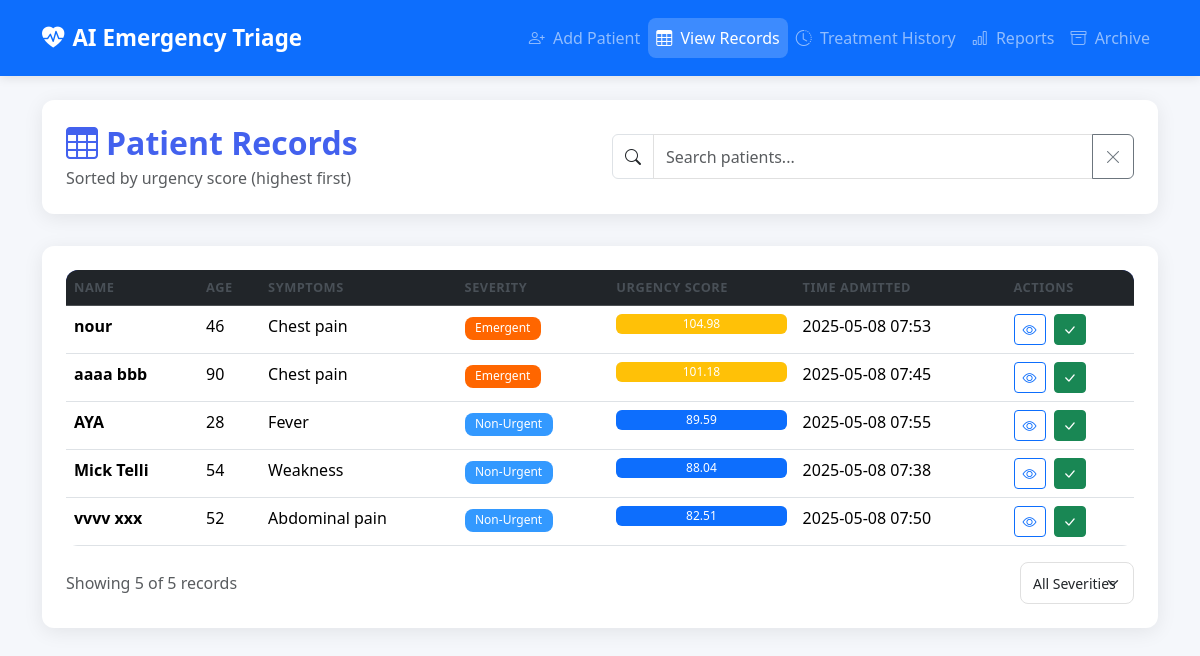
Page /records on the committed database.
### app.py (models this page shows)
class Patient(db.Model):
    id = db.Column(db.Integer, primary_key=True)
    name = db.Column(db.String(100), nullable=False)
    age = db.Column(db.Integer, nullable=False)
    gender = db.Column(db.Integer, nullable=False)
    symptoms = db.Column(db.String(200), nullable=False)
    severity = db.Column(db.String(50), nullable=False)
    score = db.Column(db.Float, nullable=False)
    timestamp = db.Column(db.DateTime, default=datetime.utcnow)
    treated = db.Column(db.Boolean, default=False, nullable=False)
    treated_at = db.Column(db.DateTime)
    temperature = db.Column(db.Float)
    heart_rate = db.Column(db.Integer)
    blood_pressure = db.Column(db.String(20))
    respiratory_rate = db.Column(db.Integer)
    spo2 = db.Column(db.Integer)
    glasgow = db.Column(db.Integer)
    consciousness = db.Column(db.String(50))
    chest_pain_type = db.Column(db.Integer)
    cholesterol = db.Column(db.Integer)
    exercise_angina = db.Column(db.Integer)
    plasma_glucose = db.Column(db.Integer)
    skin_thickness = db.Column(db.Integer)
    bmi = db.Column(db.Float)
    risk_factors = db.Column(db.String(200))
    hypertension = db.Column(db.Integer)
    heart_disease = db.Column(db.Integer)
    massive_bleeding = db.Column(db.Integer)
    respiratory_distress = db.Column(db.Integer)
    residence_type = db.Column(db.String(50))
    smoking_status = db.Column(db.String(50))

### app.py (the view)
@app.route('/records')
def records():
    severity_order = case(
        {
            'Resuscitation': 1,
            'Emergent': 2,
            'Urgent': 3,
            'Less Urgent': 4,
            'Non-Urgent': 5
        },
        value=Patient.severity
    )
    try:
        if hasattr(Patient, 'treated'):
            patients = Patient.query.filter_by(treated=False)\
                .order_by(severity_order, Patient.score.desc())\
                .all()
        else:
            patients = Patient.query.order_by(severity_order, Patient.score.desc()).all()
    except Exception as e:
        print(f"Error querying patients: {e}")
        patients = Patient.query.order_by(Patient.score.desc()).all()
    return render_template('records.html', patients=patients)

### templates/records.html (shortened to what this page needs)
<!DOCTYPE html>
<html lang="en">
<head>
    <link href="https://cdn.jsdelivr.net/npm/bootstrap@5.3.3/dist/css/bootstrap.min.css" rel="stylesheet">
    <link rel="stylesheet" href="https://cdn.jsdelivr.net/npm/bootstrap-icons@1.11.1/font/bootstrap-icons.css">
</head>
<body>
    <nav class="navbar navbar-expand-lg navbar-dark bg-primary mb-4">
        <div class="container">
            <a class="navbar-brand" href="/">
                <i class="bi bi-heart-pulse-fill"></i> AI Emergency Triage
            </a>
            <div class="collapse navbar-collapse" id="navbarNav">
                <div class="navbar-nav ms-auto">
                    <a class="nav-link" href="/"><i class="bi bi-person-plus me-1"></i> Add Patient</a>
                    <a class="nav-link active" href="/records"><i class="bi bi-table me-1"></i> View Records</a>
                    <a class="nav-link" href="/history"><i class="bi bi-clock-history me-1"></i> Treatment History</a>
                    <a class="nav-link" href="/reports"><i class="bi bi-bar-chart me-1"></i> Reports</a>
                    <a class="nav-link" href="/archive"><i class="bi bi-archive me-1"></i> Archive</a>
                </div>
            </div>
        </div>
    </nav>
    <div class="container">
        <div class="page-header">
            <div class="row align-items-center">
                <div class="col-md-6">
                    <h2><i class="bi bi-table me-2"></i>Patient Records</h2>
                    <p class="text-muted mb-0 mt-1">Sorted by urgency score (highest first)</p>
                </div>
                <div class="col-md-6">
                    <div class="input-group">
                        <span class="input-group-text bg-white"><i class="bi bi-search"></i></span>
                        <input type="text" class="form-control" placeholder="Search patients..." id="searchInput">
                        <button class="btn btn-outline-secondary" type="button" id="clearSearch">
                            <i class="bi bi-x-lg"></i>
                        </button>
                    </div>
                </div>
            </div>
        </div>
        <div class="table-container">
            <div class="table-responsive">
                <table class="table table-hover" id="recordsTable">
                    <thead class="table-dark">
                        <tr>
                            <th>Name</th>
                            <th>Age</th>
                            <th>Symptoms</th>
                            <th>Severity</th>
                            <th>Urgency Score</th>
                            <th>Time Admitted</th>
                            <th>Actions</th>
                        </tr>
                    </thead>
                    <tbody>
                        {% for patient in patients %}
                        <tr>
                            <td class="fw-semibold">{{ patient.name }}</td>
                            <td>{{ patient.age }}</td>
                            <td>{{ patient.symptoms }}</td>
                            <td>
                                <span class="badge
                                    {% if patient.severity == 'Resuscitation' %}badge-resuscitation
                                    {% elif patient.severity == 'Emergent' %}badge-emergent
                                    {% elif patient.severity == 'Urgent' %}badge-urgent
                                    {% elif patient.severity == 'Less Urgent' %}badge-less-urgent
                                    {% elif patient.severity == 'Non-Urgent' %}badge-non-urgent{% endif %}">
                                    {{ patient.severity }}
                                </span>
                            </td>
                            <td>
                                <div class="progress" style="height: 20px;">
                                    <div class="progress-bar
                                        {% if patient.severity == 'Resuscitation' %}bg-danger
                                        {% elif patient.severity == 'Emergent' %}bg-warning
                                        {% elif patient.severity == 'Urgent' %}bg-info
                                        {% elif patient.severity == 'Less Urgent' %}bg-success
                                        {% elif patient.severity == 'Non-Urgent' %}bg-primary{% endif %}"
                                        role="progressbar"
                                        style="width: {{ (patient.score / 10 * 100) }}%"
                                        aria-valuenow="{{ patient.score }}"
                                        aria-valuemin="0"
                                        aria-valuemax="10">
                                        {{ "%.2f"|format(patient.score) }}
                                    </div>
                                </div>
                            </td>
                            <td>{{ patient.timestamp.strftime('%Y-%m-%d %H:%M') }}</td>
                            <td>
                                <div class="d-flex gap-2">
                                    <a href="/patient/{{ patient.id }}" class="btn btn-sm btn-outline-primary">
                                        <i class="bi bi-eye"></i>
                                    </a>
                                    {% if not patient.treated is defined or not patient.treated %}
                                    <form action="/mark_treated/{{ patient.id }}" method="POST" class="d-inline">
                                        <button type="submit" class="btn btn-sm btn-success">
                                            <i class="bi bi-check-lg"></i>
                                        </button>
                                    </form>
                                    {% endif %}
                                </div>
                            </td>
                        </tr>
                        {% endfor %}
                    </tbody>
                </table>
            </div>
            <div class="d-flex justify-content-between align-items-center mt-3">
                <div class="text-muted">
                    Showing <span id="visibleRows">{{ patients|length }}</span> of {{ patients|length }} records
                </div>
                <div>
                    <select class="form-select form-select-sm d-inline-block w-auto" id="severityFilter">
                        <option value="">All Severities</option>
                    </select>
                </div>
            </div>
        </div>
    </div>
</body>
</html>

### templates/records.html (style rules this page uses)
:root { --primary-color: #4361ee; --primary-hover: #3a56d4; --secondary-color: #f8f9fa; --card-shadow: 0 4px 20px rgba(0, 0, 0, 0.08); --border-radius: 12px; }
body { background-color: #f5f7fb; font-family: 'Segoe UI', Roboto, 'Helvetica Neue', sans-serif; }
.badge-emergent { background-color: #ff6600; color: white; }
.badge-non-urgent { background-color: #3399ff; color: white; }
.navbar { box-shadow: 0 2px 10px rgba(0, 0, 0, 0.1); padding: 1rem 0; }
.navbar-brand { font-weight: 700; font-size: 1.4rem; display: flex; align-items: center; gap: 0.5rem; }
.nav-link { font-weight: 500; padding: 0.5rem 1rem; border-radius: 8px; transition: all 0.2s; }
.nav-link.active { background-color: rgba(255, 255, 255, 0.2); }
.page-header { background: white; border-radius: var(--border-radius); box-shadow: var(--card-shadow); padding: 1.5rem; margin-bottom: 2rem; }
h2 { color: var(--primary-color); font-weight: 600; margin-bottom: 0; }
.table-container { background: white; border-radius: var(--border-radius); box-shadow: var(--card-shadow); padding: 1.5rem; overflow-x: auto; }
.table { margin-bottom: 0; }
.table thead th { border-bottom-width: 1px; font-weight: 600; color: #495057; text-transform: uppercase; font-size: 0.8rem; letter-spacing: 0.5px; }
.table-dark { background-color: var(--primary-color); }
.table > :not(:first-child) { border-top: none; }
.badge { font-weight: 500; padding: 0.35rem 0.65rem; border-radius: 8px; }
.table-responsive { border-radius: var(--border-radius); }
.form-control, .form-select { border-radius: 8px; padding: 0.6rem 0.75rem; border: 1px solid #e0e0e0; transition: all 0.2s; }

### rows in the picture
Patient: name "nour", age "46", symptoms "Chest pain", severity "Emergent", score "104.98", timestamp "2025-05-08 07:53"
Patient: name "aaaa bbb", age "90", symptoms "Chest pain", severity "Emergent", score "101.18", timestamp "2025-05-08 07:45"
Patient: name "AYA", age "28", symptoms "Fever", severity "Non-Urgent", score "89.59", timestamp "2025-05-08 07:55"
Patient: name "Mick Telli", age "54", symptoms "Weakness", severity "Non-Urgent", score "88.04", timestamp "2025-05-08 07:38"
Patient: name "vvvv xxx", age "52", symptoms "Abdominal pain", severity "Non-Urgent", score "82.51", timestamp "2025-05-08 07:50"

### other values in the picture
{{ patients|length }} "5"
